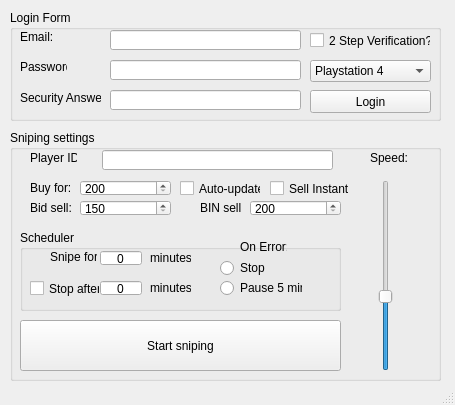
<?xml version="1.0" encoding="UTF-8"?>
<ui version="4.0">
 <author>Seppe De Langhe</author>
 <class>MainWindow</class>
 <widget class="QMainWindow" name="MainWindow">
  <property name="geometry">
   <rect>
    <x>0</x>
    <y>0</y>
    <width>455</width>
    <height>405</height>
   </rect>
  </property>
  <property name="windowTitle">
   <string>FIFA Engine</string>
  </property>
  <widget class="QWidget" name="centralwidget">
   <widget class="QGroupBox" name="groupBox">
    <property name="geometry">
     <rect>
      <x>10</x>
      <y>10</y>
      <width>431</width>
      <height>111</height>
     </rect>
    </property>
    <property name="sizeIncrement">
     <size>
      <width>0</width>
      <height>0</height>
     </size>
    </property>
    <property name="baseSize">
     <size>
      <width>0</width>
      <height>0</height>
     </size>
    </property>
    <property name="contextMenuPolicy">
     <enum>Qt::DefaultContextMenu</enum>
    </property>
    <property name="title">
     <string>Login Form</string>
    </property>
    <widget class="QPushButton" name="LoginBTN">
     <property name="geometry">
      <rect>
       <x>300</x>
       <y>80</y>
       <width>121</width>
       <height>23</height>
      </rect>
     </property>
     <property name="text">
      <string>Login</string>
     </property>
     <property name="checkable">
      <bool>false</bool>
     </property>
    </widget>
    <widget class="QLabel" name="label_2">
     <property name="geometry">
      <rect>
       <x>10</x>
       <y>50</y>
       <width>47</width>
       <height>13</height>
      </rect>
     </property>
     <property name="text">
      <string>Password:</string>
     </property>
     <property name="textFormat">
      <enum>Qt::PlainText</enum>
     </property>
    </widget>
    <widget class="QLineEdit" name="MailTXT">
     <property name="geometry">
      <rect>
       <x>100</x>
       <y>20</y>
       <width>191</width>
       <height>20</height>
      </rect>
     </property>
    </widget>
    <widget class="QLabel" name="label_3">
     <property name="geometry">
      <rect>
       <x>10</x>
       <y>80</y>
       <width>81</width>
       <height>16</height>
      </rect>
     </property>
     <property name="text">
      <string>Security Answer:</string>
     </property>
     <property name="textFormat">
      <enum>Qt::PlainText</enum>
     </property>
    </widget>
    <widget class="QCheckBox" name="Check2Step">
     <property name="geometry">
      <rect>
       <x>300</x>
       <y>20</y>
       <width>121</width>
       <height>21</height>
      </rect>
     </property>
     <property name="text">
      <string>2 Step Verification?</string>
     </property>
    </widget>
    <widget class="QLineEdit" name="PswdTXT">
     <property name="geometry">
      <rect>
       <x>100</x>
       <y>50</y>
       <width>191</width>
       <height>20</height>
      </rect>
     </property>
     <property name="locale">
      <locale language="English" country="UnitedKingdom"/>
     </property>
     <property name="text">
      <string/>
     </property>
     <property name="echoMode">
      <enum>QLineEdit::Password</enum>
     </property>
    </widget>
    <widget class="QComboBox" name="PlatformSelect">
     <property name="geometry">
      <rect>
       <x>300</x>
       <y>50</y>
       <width>121</width>
       <height>22</height>
      </rect>
     </property>
     <item>
      <property name="text">
       <string>Playstation 4</string>
      </property>
     </item>
     <item>
      <property name="text">
       <string>Playstation 3</string>
      </property>
     </item>
     <item>
      <property name="text">
       <string>Xbox One</string>
      </property>
     </item>
     <item>
      <property name="text">
       <string>Xbox 360</string>
      </property>
     </item>
     <item>
      <property name="text">
       <string>PC</string>
      </property>
     </item>
    </widget>
    <widget class="QLabel" name="label">
     <property name="geometry">
      <rect>
       <x>10</x>
       <y>20</y>
       <width>47</width>
       <height>13</height>
      </rect>
     </property>
     <property name="text">
      <string>Email:</string>
     </property>
     <property name="textFormat">
      <enum>Qt::PlainText</enum>
     </property>
    </widget>
    <widget class="QLineEdit" name="SQTXT">
     <property name="geometry">
      <rect>
       <x>100</x>
       <y>80</y>
       <width>191</width>
       <height>20</height>
      </rect>
     </property>
    </widget>
   </widget>
   <widget class="QGroupBox" name="groupBox_3">
    <property name="geometry">
     <rect>
      <x>10</x>
      <y>130</y>
      <width>431</width>
      <height>251</height>
     </rect>
    </property>
    <property name="title">
     <string>Sniping settings</string>
    </property>
    <widget class="QLineEdit" name="PlayerID">
     <property name="geometry">
      <rect>
       <x>92</x>
       <y>20</y>
       <width>231</width>
       <height>20</height>
      </rect>
     </property>
    </widget>
    <widget class="QLabel" name="label_5">
     <property name="geometry">
      <rect>
       <x>20</x>
       <y>20</y>
       <width>47</width>
       <height>16</height>
      </rect>
     </property>
     <property name="text">
      <string>Player ID:</string>
     </property>
    </widget>
    <widget class="QLabel" name="label_4">
     <property name="geometry">
      <rect>
       <x>360</x>
       <y>20</y>
       <width>41</width>
       <height>16</height>
      </rect>
     </property>
     <property name="text">
      <string>Speed:</string>
     </property>
    </widget>
    <widget class="QSlider" name="RPM">
     <property name="geometry">
      <rect>
       <x>360</x>
       <y>50</y>
       <width>31</width>
       <height>191</height>
      </rect>
     </property>
     <property name="minimum">
      <number>1</number>
     </property>
     <property name="maximum">
      <number>30</number>
     </property>
     <property name="value">
      <number>12</number>
     </property>
     <property name="orientation">
      <enum>Qt::Vertical</enum>
     </property>
    </widget>
    <widget class="QSpinBox" name="BuyBIN">
     <property name="geometry">
      <rect>
       <x>70</x>
       <y>50</y>
       <width>91</width>
       <height>16</height>
      </rect>
     </property>
     <property name="minimum">
      <number>200</number>
     </property>
     <property name="maximum">
      <number>15000000</number>
     </property>
     <property name="singleStep">
      <number>100</number>
     </property>
    </widget>
    <widget class="QLabel" name="label_6">
     <property name="geometry">
      <rect>
       <x>20</x>
       <y>50</y>
       <width>41</width>
       <height>16</height>
      </rect>
     </property>
     <property name="text">
      <string>Buy for:</string>
     </property>
    </widget>
    <widget class="QSpinBox" name="SellBIN">
     <property name="geometry">
      <rect>
       <x>240</x>
       <y>70</y>
       <width>91</width>
       <height>16</height>
      </rect>
     </property>
     <property name="minimum">
      <number>200</number>
     </property>
     <property name="maximum">
      <number>15000000</number>
     </property>
     <property name="singleStep">
      <number>100</number>
     </property>
    </widget>
    <widget class="QLabel" name="Label_Selel">
     <property name="geometry">
      <rect>
       <x>190</x>
       <y>70</y>
       <width>41</width>
       <height>16</height>
      </rect>
     </property>
     <property name="text">
      <string>BIN sell:</string>
     </property>
    </widget>
    <widget class="QSpinBox" name="SellBid">
     <property name="geometry">
      <rect>
       <x>70</x>
       <y>70</y>
       <width>91</width>
       <height>16</height>
      </rect>
     </property>
     <property name="buttonSymbols">
      <enum>QAbstractSpinBox::UpDownArrows</enum>
     </property>
     <property name="minimum">
      <number>150</number>
     </property>
     <property name="maximum">
      <number>15000000</number>
     </property>
     <property name="singleStep">
      <number>100</number>
     </property>
    </widget>
    <widget class="QLabel" name="Label_Selel_2">
     <property name="geometry">
      <rect>
       <x>20</x>
       <y>70</y>
       <width>41</width>
       <height>16</height>
      </rect>
     </property>
     <property name="text">
      <string>Bid sell:</string>
     </property>
    </widget>
    <widget class="QCheckBox" name="SellNowCheck">
     <property name="geometry">
      <rect>
       <x>260</x>
       <y>50</y>
       <width>81</width>
       <height>17</height>
      </rect>
     </property>
     <property name="text">
      <string>Sell Instant</string>
     </property>
    </widget>
    <widget class="QCheckBox" name="AutoPriceCheck">
     <property name="geometry">
      <rect>
       <x>170</x>
       <y>50</y>
       <width>81</width>
       <height>17</height>
      </rect>
     </property>
     <property name="text">
      <string>Auto-update</string>
     </property>
    </widget>
    <widget class="QGroupBox" name="ShedulerBox">
     <property name="geometry">
      <rect>
       <x>10</x>
       <y>100</y>
       <width>321</width>
       <height>81</height>
      </rect>
     </property>
     <property name="title">
      <string>Scheduler</string>
     </property>
     <widget class="QSpinBox" name="Minutes">
      <property name="geometry">
       <rect>
        <x>80</x>
        <y>20</y>
        <width>42</width>
        <height>16</height>
       </rect>
      </property>
      <property name="alignment">
       <set>Qt::AlignCenter</set>
      </property>
      <property name="buttonSymbols">
       <enum>QAbstractSpinBox::NoButtons</enum>
      </property>
     </widget>
     <widget class="QLabel" name="label_7">
      <property name="geometry">
       <rect>
        <x>30</x>
        <y>20</y>
        <width>47</width>
        <height>13</height>
       </rect>
      </property>
      <property name="text">
       <string>Snipe for</string>
      </property>
     </widget>
     <widget class="QLabel" name="label_8">
      <property name="geometry">
       <rect>
        <x>130</x>
        <y>20</y>
        <width>41</width>
        <height>16</height>
       </rect>
      </property>
      <property name="text">
       <string>minutes</string>
      </property>
     </widget>
     <widget class="QSpinBox" name="StopMinutes">
      <property name="geometry">
       <rect>
        <x>80</x>
        <y>50</y>
        <width>42</width>
        <height>16</height>
       </rect>
      </property>
      <property name="alignment">
       <set>Qt::AlignCenter</set>
      </property>
      <property name="buttonSymbols">
       <enum>QAbstractSpinBox::NoButtons</enum>
      </property>
     </widget>
     <widget class="QLabel" name="label_10">
      <property name="geometry">
       <rect>
        <x>130</x>
        <y>50</y>
        <width>41</width>
        <height>16</height>
       </rect>
      </property>
      <property name="text">
       <string>minutes</string>
      </property>
     </widget>
     <widget class="QCheckBox" name="StopAfterCheck">
      <property name="geometry">
       <rect>
        <x>10</x>
        <y>50</y>
        <width>70</width>
        <height>17</height>
       </rect>
      </property>
      <property name="text">
       <string>Stop after</string>
      </property>
     </widget>
     <widget class="QLabel" name="label_9">
      <property name="geometry">
       <rect>
        <x>220</x>
        <y>10</y>
        <width>47</width>
        <height>13</height>
       </rect>
      </property>
      <property name="text">
       <string>On Error:</string>
      </property>
     </widget>
     <widget class="QRadioButton" name="ErrorStopRadio">
      <property name="geometry">
       <rect>
        <x>200</x>
        <y>30</y>
        <width>82</width>
        <height>16</height>
       </rect>
      </property>
      <property name="text">
       <string>Stop</string>
      </property>
     </widget>
     <widget class="QRadioButton" name="ErrorPauseRadio">
      <property name="geometry">
       <rect>
        <x>200</x>
        <y>50</y>
        <width>82</width>
        <height>16</height>
       </rect>
      </property>
      <property name="text">
       <string>Pause 5 min</string>
      </property>
     </widget>
    </widget>
    <widget class="QPushButton" name="SnipeBTN">
     <property name="geometry">
      <rect>
       <x>10</x>
       <y>190</y>
       <width>321</width>
       <height>51</height>
      </rect>
     </property>
     <property name="text">
      <string>Start sniping</string>
     </property>
    </widget>
   </widget>
  </widget>
  <widget class="QStatusBar" name="statusbar"/>
 </widget>
 <resources/>
 <connections/>
</ui>
